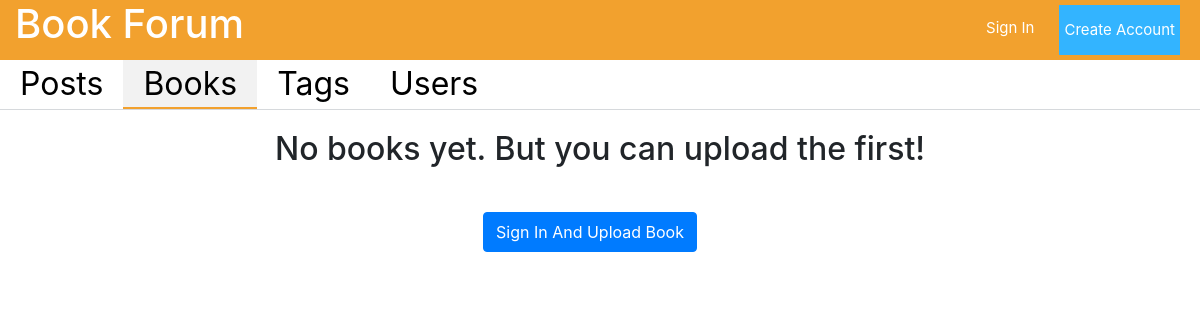
The page /books/ on the database as committed earlier.
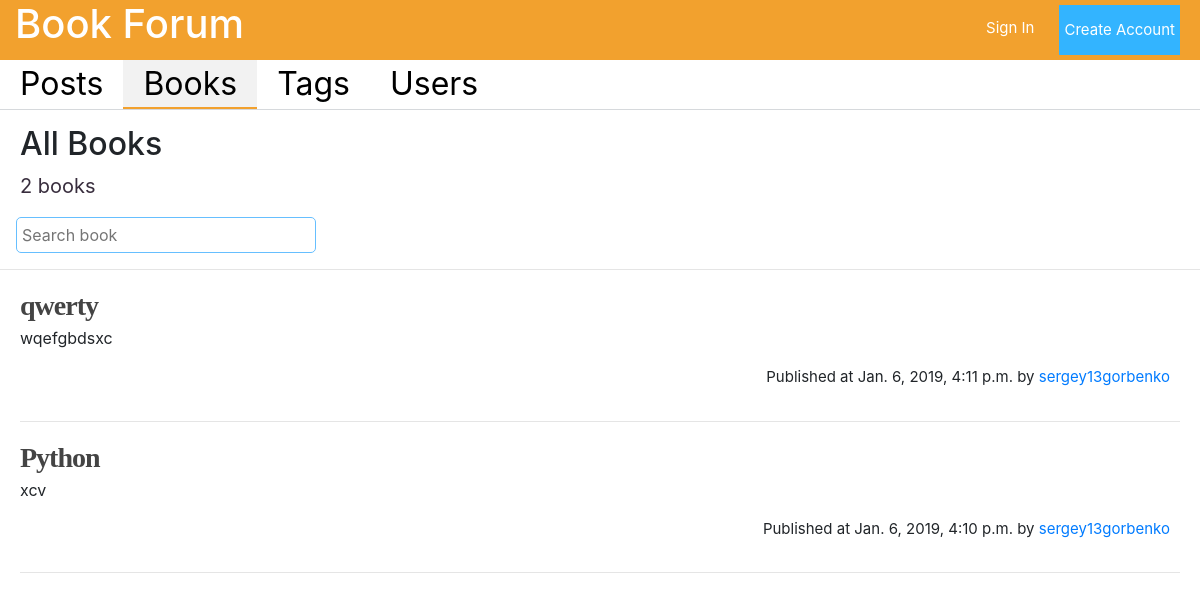
The same page on the database as committed later.
### forum/models.py (models this page shows, shortened)
class Book(models.Model):
    id = models.AutoField(primary_key=True)
    name = models.CharField(max_length=100)
    authors = models.CharField(max_length=255, blank=True, null=True)
    edition = models.DateField(blank=True, null=True)
    description = models.CharField(max_length=255)
    file = models.FileField(upload_to='books', blank=True, null=True,
                            validators=[FileExtensionValidator(
                                allowed_extensions=['pdf', 'txt', 'doc', 'epub', 'djvu', 'fb2'])])
    create = models.DateTimeField(auto_now_add=True)
    creator = models.ForeignKey(UserProfile, on_delete=models.CASCADE)
    class Meta:
        ordering = ["-create"]

class UserProfile(models.Model):
    user = models.OneToOneField(User, on_delete=models.CASCADE)
    about = models.CharField(max_length=255, blank=True)
    photo = models.ImageField(upload_to='avatars', blank=True, null=True)
    count_posts = models.IntegerField(default=0)
    count_tags = models.IntegerField(default=0)
    def __str__(self):
        return self.user.username

### forum/views.py (the view)
# urls.py: path('books/', views.books, name='books'),
def books(request):
    all_books = Book.objects.all()
    form = CreateBook()
    context = {'books': all_books, 'form': form}
    return render(request, 'book/books.html', context=context)

### forum/forms.py
class CreateBook(ModelForm):
    class Meta:
        model = Book
        fields = ('name', 'authors', 'edition', 'description', 'file')
        widgets = {
            'edition': forms.widgets.DateInput(attrs={'type': 'date'}),
        }

### templates/book/books.html (shortened to what this page needs)
{% load static %}
<!DOCTYPE html>
<html lang="en">
<head>
    <link rel="stylesheet" href="https://stackpath.bootstrapcdn.com/bootstrap/4.1.3/css/bootstrap.min.css"
>
    <link rel="stylesheet" href="//code.jquery.com/ui/1.12.1/themes/base/jquery-ui.css">
    <link rel="stylesheet" href="{% static 'css/jquery.tag-editor.css' %}">
    <link rel="stylesheet" href="{% static 'css/style.css' %}">
</head>
<body>
<header class="header container-fluid d-flex justify-content-between">
    <a href="/">
        <h1>Book Forum</h1>
    </a>
    {% if user.is_authenticated %}
        <div class="d-flex justify-content-end">
            <span class="username"><a href="/profile">{{ user.username }}</a></span>
            <a class="log_out" href="/logout">
                <p class="small_text">Log out</p>
            </a>
        </div>
    {% else %}
        <div class="d-flex justify-content-end">
            <a class="sign_in_text" href="/login">
                <p class="small_text">Sign In</p>
            </a>
            <button class="btn-default green_btn small_text" onclick="location.href='/registration'">Create Account
            </button>
        </div>
    {% endif %}
</header>
<div class="content">
    <div class="list">
        <ul class="top_sidebar">
            <li id="posts"><a href="/posts">Posts</a></li>
            <li id="books"><a href="/books">Books</a></li>
            <li id="tags"><a href="/tags">Tags</a></li>
            <li id="users"><a href="/users">Users</a></li>
        </ul>
    </div>
    <div class="page">
        {% if books %}
            <div class="head d-flex justify-content-between">
                <h2>All Books</h2>
            </div>
            <div class="posts_count">
                <p>{{ books.count }} books</p>
            </div>
            <input type="text" class="search_field ml-3" placeholder="Search book"/>
            <hr>
            {% for book in books %}
                <div class="book">
                    <p class="book_header" onclick="location.href = '/books/{{ book.id }}/'">{{ book.name }}</p>
                    <p class="book_text">{{ book.description }}</p>
                    <div class="d-flex justify-content-between">
                        <div class="time">
                            <p>Published at {{ book.create }} by <a class="book_username"
                                                                    href="/profile/{{ book.creator }}"><span>{{ book.creator }}</span></a>
                            </p>
                        </div>
                    </div>
                    <hr/>
                </div>
            {% endfor %}
        {% else %}
            <div class="center">
                <h2 class="no_posts">No books yet. But you can upload the first!</h2><br>
                {% if user.is_authenticated %}
                    <button type="button" class="btn btn-primary create_post_btn" data-toggle="modal"
                            data-target="#uploadBookModal">
                        Upload Book
                    </button>
                {% else %}
                    <button class="btn btn-primary create_post_btn" onclick="location.href = '/login'">Sign In
                        And Upload Book
                    </button>
                {% endif %}
            </div>
        {% endif %}
    </div>
</div>
</body>
</html>

Rows that differ between the two databases and show on the page:
added Book: name "qwerty", description "wqefgbdsxc", create "Jan. 6, 2019, 4:11 p.m.", creator "sergey13gorbenko"
added Book: name "Python", description "xcv", create "Jan. 6, 2019, 4:10 p.m.", creator "sergey13gorbenko"
Other text that changed with them:
{{ books.count }}: (not shown) → "2"
text no longer shown: "No books yet. But you can upload the first! Sign In And Upload Book"
text now shown: "All Books books"
